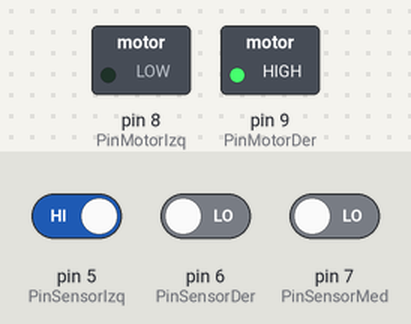
This sketch was run on a simulated Arduino Uno, built with avr-gcc and run on an emulated ATmega328P. Parts: switched loads named in the sketch (green lamp = pin HIGH). The inputs (shaded band) are chosen by the test bench; at power-on: pin 5 (PinSensorIzq) HIGH, pin 6 (PinSensorDer) LOW, pin 7 (PinSensorMed) LOW.

Above: at 1.2 s.
1.3 s: pin 5 (PinSensorIzq) driven LOW and pin 6 (PinSensorDer) driven HIGH
At 1.8 s:
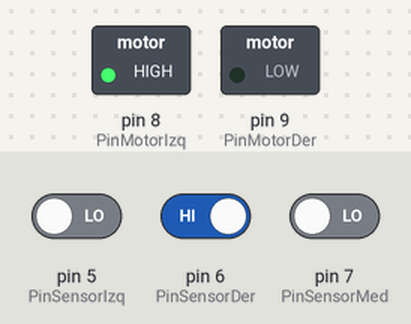
2.8 s: pin 6 (PinSensorDer) driven LOW and pin 7 (PinSensorMed) driven HIGH
At 4.2 s:
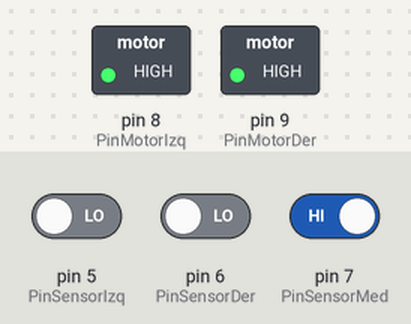
Timing chart, 0 to 5.8 s (numbered marks = the images above; inputs shaded):
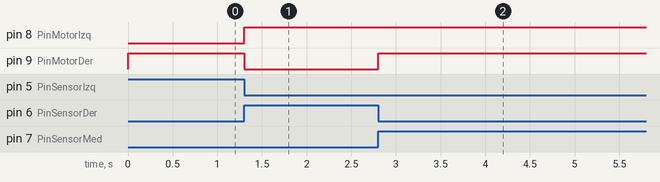

The sketch:

app.ino
```cpp
static int PinMotorIzq = 8;
static int PinMotorDer = 9;
static int PinSensorIzq = 5;
static int PinSensorDer = 6;
static int PinSensorMed = 7;

void setup() {
    Serial.begin(9600);

    pinMode(PinMotorIzq, OUTPUT);
    pinMode(PinMotorDer, OUTPUT);

    pinMode(PinSensorIzq, INPUT);
    pinMode(PinSensorDer, INPUT);
    pinMode(PinSensorMed, INPUT);
}

void loop() {
    int sensorIzq = 0;
    int sensorDer = 0;
    int sensorMed = 0;

    sensorIzq = digitalRead(PinSensorIzq);
    sensorDer = digitalRead(PinSensorDer);
    sensorMed = digitalRead(PinSensorMed);

    if(sensorIzq == LOW && sensorDer == LOW && sensorMed == HIGH) { EngineForward(); }
    if(sensorIzq == HIGH && sensorDer == LOW && sensorMed == LOW) { RightEngine(); }
    if(sensorDer == HIGH && sensorIzq == LOW && sensorMed == LOW) { LeftEngine(); }

    delay(20);
}

void EngineForward() {
    digitalWrite(PinMotorIzq, HIGH);
    digitalWrite(PinMotorDer, HIGH);
}

void EngineStop() {
    digitalWrite(PinMotorIzq, LOW);
    digitalWrite(PinMotorDer, LOW);
}

void RightEngine() {
    digitalWrite(PinMotorIzq, LOW);
    digitalWrite(PinMotorDer, HIGH);
}

void LeftEngine() {
    digitalWrite(PinMotorIzq, HIGH);
    digitalWrite(PinMotorDer, LOW);
}
```

Measured:
- after the input at 1.3 s, pin 8 (PinMotorIzq): LOW → HIGH at once; pin 9 (PinMotorDer): HIGH → LOW at once
- after the input at 2.8 s, pin 9 (PinMotorDer): LOW → HIGH at once
